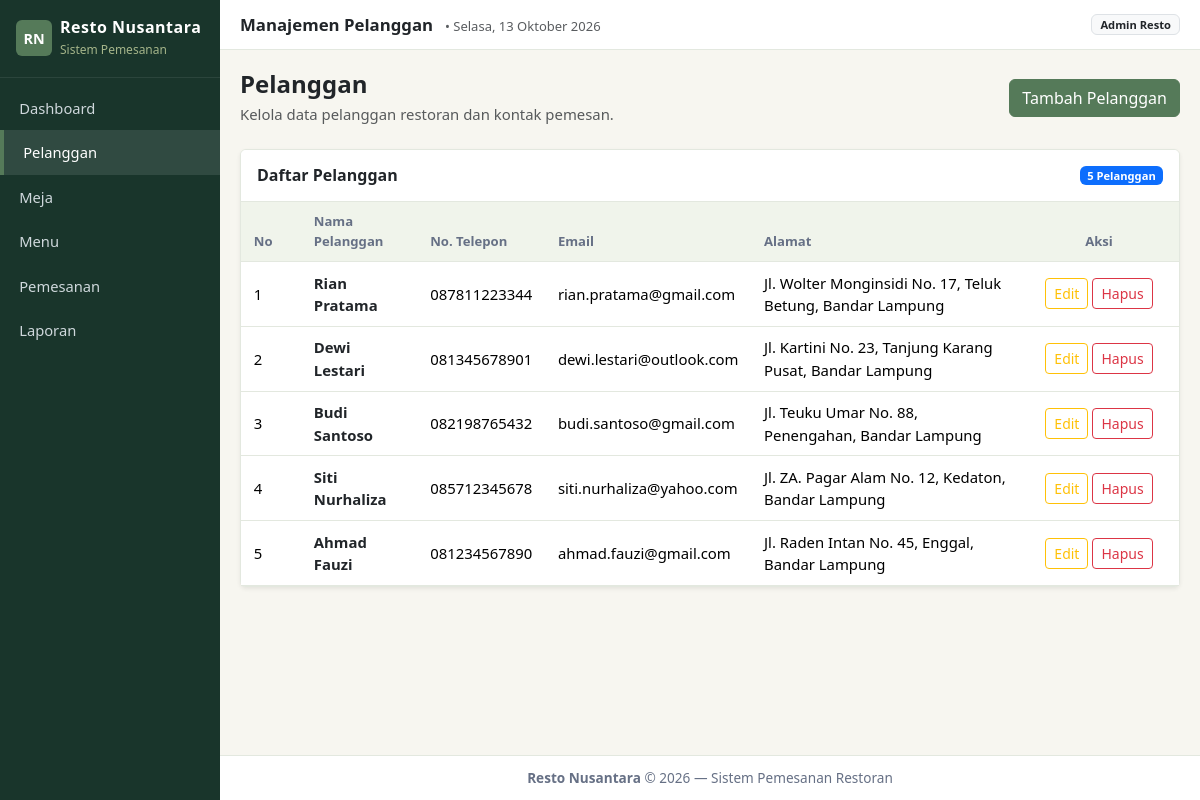
The page /index.php?page=pelanggan on the database its author committed.
### tables this page shows
CREATE TABLE `pelanggan` (
  `id_pelanggan` INT AUTO_INCREMENT PRIMARY KEY,
  `nama_pelanggan` VARCHAR(100) NOT NULL,
  `no_telepon` VARCHAR(20) NOT NULL,
  `email` VARCHAR(100) DEFAULT NULL,
  `alamat` VARCHAR(255) DEFAULT NULL,
  `created_at` TIMESTAMP DEFAULT CURRENT_TIMESTAMP
);

### controllers/PelangganController.php (called while the page is built, shortened)
<?php
require_once __DIR__ . '/../models/Pelanggan.php';
require_once __DIR__ . '/../config/helpers.php';
class PelangganController {
    private Pelanggan $pelangganModel;
    public function __construct() {
        $this->pelangganModel = new Pelanggan();
    }
    public function index(): void {
        $pelangganList = $this->pelangganModel->getAll();
        require_once __DIR__ . '/../views/pelanggan/index.php';
    }
}

### config/helpers.php (called while the page is built, shortened)
<?php
function baseUrl(string $path = ''): string {
    $scriptDir = str_replace('\\', '/', dirname($_SERVER['SCRIPT_NAME'] ?? ''));
    $base = rtrim($scriptDir, '/');
    if ($base === '' || $base === '.') {
        $base = '';
    }
    return $base . '/' . ltrim($path, '/');
}
function e($value): string {
    return htmlspecialchars((string)($value ?? ''), ENT_QUOTES, 'UTF-8');
}

### config/Database.php (called while the page is built, shortened)
<?php
class Database {
    private static ?mysqli $instance = null;
    public static function getConnection(): mysqli {
        if (self::$instance === null) {
            $db = new self();
            $conn = new mysqli(
                $db->host,
                $db->username,
                $db->password,
                $db->db_name,
                $db->port
            );
            $conn->set_charset($db->charset);
            self::$instance = $conn;
        }
        return self::$instance;
    }
}

### models/BaseModel.php (called while the page is built, shortened)
<?php
require_once __DIR__ . '/../config/Database.php';
abstract class BaseModel {
    public function __construct() {
        $this->db = Database::getConnection();
    }
}

### models/Pelanggan.php (called while the page is built, shortened)
<?php
require_once __DIR__ . '/BaseModel.php';
class Pelanggan extends BaseModel {
    protected string $table = 'pelanggan';
    public function getAll(): array {
        $result = $this->db->query("SELECT * FROM {$this->table} ORDER BY id_pelanggan DESC");
        return $result ? $result->fetch_all(MYSQLI_ASSOC) : [];
    }
}

### views/pelanggan/index.php (the view, shortened to what this page needs)
<?php
require_once __DIR__ . '/../layout/header.php';
?>
<div class="d-flex flex-wrap justify-content-between align-items-center mb-4 gap-2">
    <div>
        <h4 class="fw-bold mb-1">Pelanggan</h4>
        <p class="text-muted mb-0">Kelola data pelanggan restoran dan kontak pemesan.</p>
    </div>
    <div>
        <a href="<?= baseUrl('index.php?page=pelanggan&action=create') ?>" class="btn btn-primary">
            Tambah Pelanggan
        </a>
    </div>
</div>
<div class="card shadow-sm">
    <div class="card-header bg-white py-3 d-flex justify-content-between align-items-center">
        <h6 class="fw-bold mb-0">Daftar Pelanggan</h6>
        <span class="badge bg-primary"><?= count($pelangganList) ?> Pelanggan</span>
    </div>
    <div class="table-responsive">
        <table class="table table-hover align-middle mb-0">
            <thead>
                <tr>
                    <th style="width: 60px;">No</th>
                    <th>Nama Pelanggan</th>
                    <th>No. Telepon</th>
                    <th>Email</th>
                    <th>Alamat</th>
                    <th class="text-center" style="width: 160px;">Aksi</th>
                </tr>
            </thead>
            <tbody>
                <?php if (empty($pelangganList)): ?>
                    <tr>
                        <td colspan="6" class="text-center py-4 text-muted">Belum ada data pelanggan yang tersimpan.</td>
                    </tr>
                <?php else: ?>
                    <?php $no = 1; foreach ($pelangganList as $p): ?>
                        <tr>
                            <td><?= $no++ ?></td>
                            <td>
                                <div class="fw-bold text-dark"><?= e($p['nama_pelanggan']) ?></div>
                            </td>
                            <td>
                                <?= e($p['no_telepon']) ?>
                            </td>
                            <td>
                                <?= !empty($p['email']) ? e($p['email']) : '<span class="text-muted">-</span>' ?>
                            </td>
                            <td>
                                <?= !empty($p['alamat']) ? e($p['alamat']) : '<span class="text-muted">-</span>' ?>
                            </td>
                            <td class="text-center">
                                <div class="d-flex justify-content-center gap-1">
                                    <a href="<?= baseUrl('index.php?page=pelanggan&action=edit&id=' . $p['id_pelanggan']) ?>" class="btn btn-sm btn-outline-warning" title="Edit">
                                        Edit
                                    </a>
                                    <form method="POST" action="<?= baseUrl('index.php?page=pelanggan&action=delete') ?>" class="d-inline">
                                        <button type="submit" class="btn btn-sm btn-outline-danger btn-confirm-delete" data-name="pelanggan '<?= e($p['nama_pelanggan']) ?>'" title="Hapus">
                                            Hapus
                                        </button>
                                    </form>
                                </div>
                            </td>
                        </tr>
                    <?php endforeach; ?>
                <?php endif; ?>
            </tbody>
        </table>
    </div>
</div>
<?php require_once __DIR__ . '/../layout/footer.php'; ?>

### assets/css/style.css (style rules this page uses)
:root { --color-forest: #19352B; --color-primary: #557A59; --color-bg: #F7F6F0; --color-border: #E3E8DF; }
*, *::before, *::after { box-sizing: border-box; }
html, body { max-width: 100%; overflow-x: hidden; margin: 0; padding: 0; }
body { background: var(--color-bg); font-family: 'Segoe UI', sans-serif; font-size: 0.93rem; }
.card { background: #fff; border: 1px solid var(--color-border); border-radius: 6px; }
.card-header { background: #fff; border-bottom: 1px solid var(--color-border); padding: 0.75rem 1rem; }
.table thead th { background: #F0F4EB; color: #667085; font-size: 0.82rem; border-bottom: 1px solid var(--color-border); padding: 0.6rem 0.8rem; }
.table td { padding: 0.6rem 0.8rem; vertical-align: middle; border-bottom: 1px solid var(--color-border); }
.btn-primary { background: var(--color-primary) !important; border-color: var(--color-primary) !important; color: #fff !important; }

### rows shown on the page
pelanggan: nama_pelanggan "Rian Pratama", no_telepon "087811223344", email "rian.pratama@gmail.com", alamat "Jl. Wolter Monginsidi No. 17, Teluk Betung, Bandar Lampung"
pelanggan: nama_pelanggan "Dewi Lestari", no_telepon "081345678901", email "dewi.lestari@outlook.com", alamat "Jl. Kartini No. 23, Tanjung Karang Pusat, Bandar Lampung"
pelanggan: nama_pelanggan "Budi Santoso", no_telepon "082198765432", email "budi.santoso@gmail.com", alamat "Jl. Teuku Umar No. 88, Penengahan, Bandar Lampung"
pelanggan: nama_pelanggan "Siti Nurhaliza", no_telepon "085712345678", email "siti.nurhaliza@yahoo.com", alamat "Jl. ZA. Pagar Alam No. 12, Kedaton, Bandar Lampung"
pelanggan: nama_pelanggan "Ahmad Fauzi", no_telepon "081234567890", email "ahmad.fauzi@gmail.com", alamat "Jl. Raden Intan No. 45, Enggal, Bandar Lampung"

### other values the page prints
$pageTitle "Manajemen Pelanggan"
count($pelangganList) "5"
